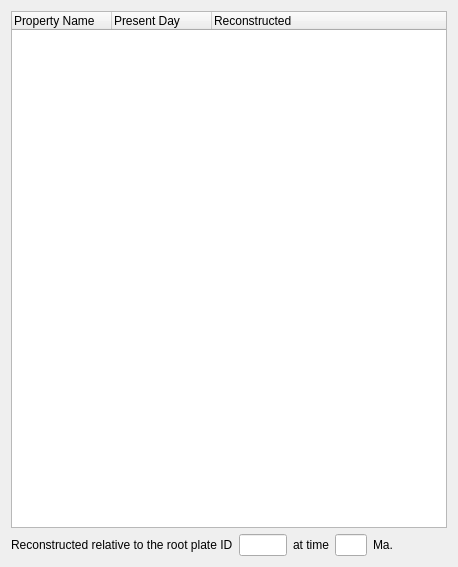
<ui version="4.0" >
 <class>EditFeatureGeometriesWidget</class>
 <widget class="QWidget" name="EditFeatureGeometriesWidget" >
  <property name="geometry" >
   <rect>
    <x>0</x>
    <y>0</y>
    <width>458</width>
    <height>567</height>
   </rect>
  </property>
  <property name="windowTitle" >
   <string>Edit Feature Geometries</string>
  </property>
  <layout class="QVBoxLayout" >
   <item>
    <widget class="QTreeWidget" name="tree_geometry" >
     <property name="alternatingRowColors" >
      <bool>true</bool>
     </property>
     <property name="selectionMode" >
      <enum>QAbstractItemView::ContiguousSelection</enum>
     </property>
     <property name="selectionBehavior" >
      <enum>QAbstractItemView::SelectItems</enum>
     </property>
     <column>
      <property name="text" >
       <string>Property Name</string>
      </property>
     </column>
     <column>
      <property name="text" >
       <string>Present Day</string>
      </property>
     </column>
     <column>
      <property name="text" >
       <string>Reconstructed</string>
      </property>
     </column>
    </widget>
   </item>
   <item>
    <layout class="QHBoxLayout" >
     <item>
      <widget class="QLabel" name="label_reconstruction_info" >
       <property name="text" >
        <string>Reconstructed relative to the root plate ID</string>
       </property>
      </widget>
     </item>
     <item>
      <widget class="QLineEdit" name="lineedit_root_plateid" >
       <property name="sizePolicy" >
        <sizepolicy vsizetype="Fixed" hsizetype="Fixed" >
         <horstretch>0</horstretch>
         <verstretch>0</verstretch>
        </sizepolicy>
       </property>
       <property name="maximumSize" >
        <size>
         <width>48</width>
         <height>16777215</height>
        </size>
       </property>
       <property name="readOnly" >
        <bool>true</bool>
       </property>
      </widget>
     </item>
     <item>
      <widget class="QLabel" name="label_reconstruction_info_2" >
       <property name="text" >
        <string>at time</string>
       </property>
      </widget>
     </item>
     <item>
      <widget class="QLineEdit" name="lineedit_reconstruction_time" >
       <property name="sizePolicy" >
        <sizepolicy vsizetype="Fixed" hsizetype="Fixed" >
         <horstretch>0</horstretch>
         <verstretch>0</verstretch>
        </sizepolicy>
       </property>
       <property name="maximumSize" >
        <size>
         <width>32</width>
         <height>16777215</height>
        </size>
       </property>
       <property name="readOnly" >
        <bool>true</bool>
       </property>
      </widget>
     </item>
     <item>
      <widget class="QLabel" name="label_reconstruction_info_3" >
       <property name="text" >
        <string>Ma.</string>
       </property>
      </widget>
     </item>
     <item>
      <spacer>
       <property name="orientation" >
        <enum>Qt::Horizontal</enum>
       </property>
       <property name="sizeHint" >
        <size>
         <width>40</width>
         <height>20</height>
        </size>
       </property>
      </spacer>
     </item>
    </layout>
   </item>
  </layout>
 </widget>
 <resources>
  <include location="../qt-resources/qt_widgets.qrc" />
 </resources>
 <connections/>
</ui>
